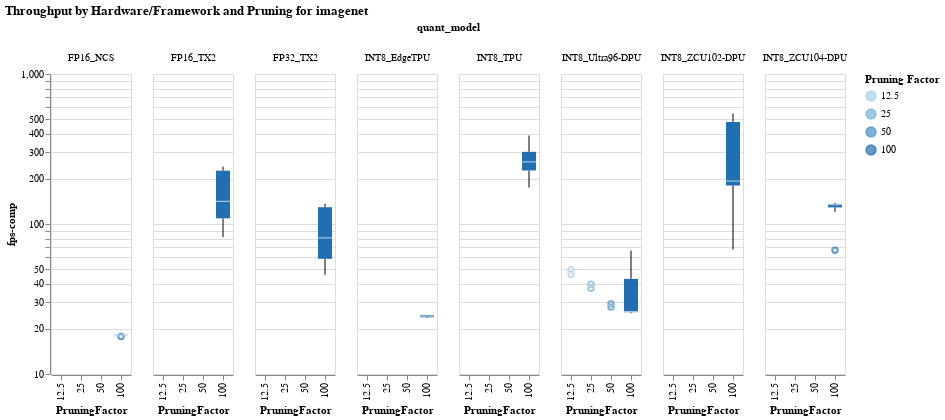

The code cell stored with this chart in its notebook:
### Code cell
#hide_input
#%run scripts/altair_plots.py  #run the plot script if it wasn't previously run
boxplot(imagenet_df_v1, "fps-comp", "Throughput by Hardware/Framework and Pruning for imagenet")
